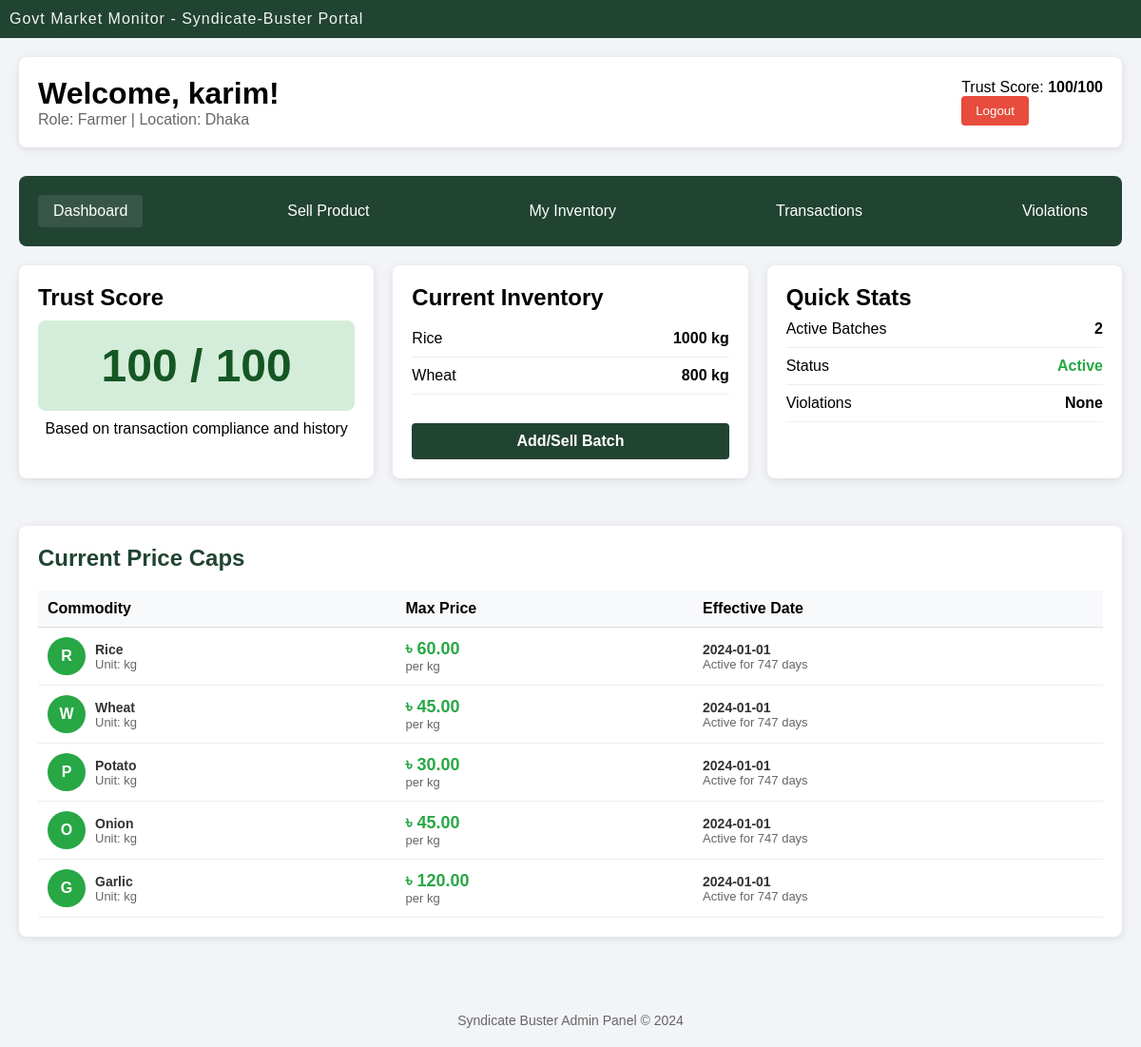
/vendorDashboard.php (signed in), run on an earlier commit of the app's database.
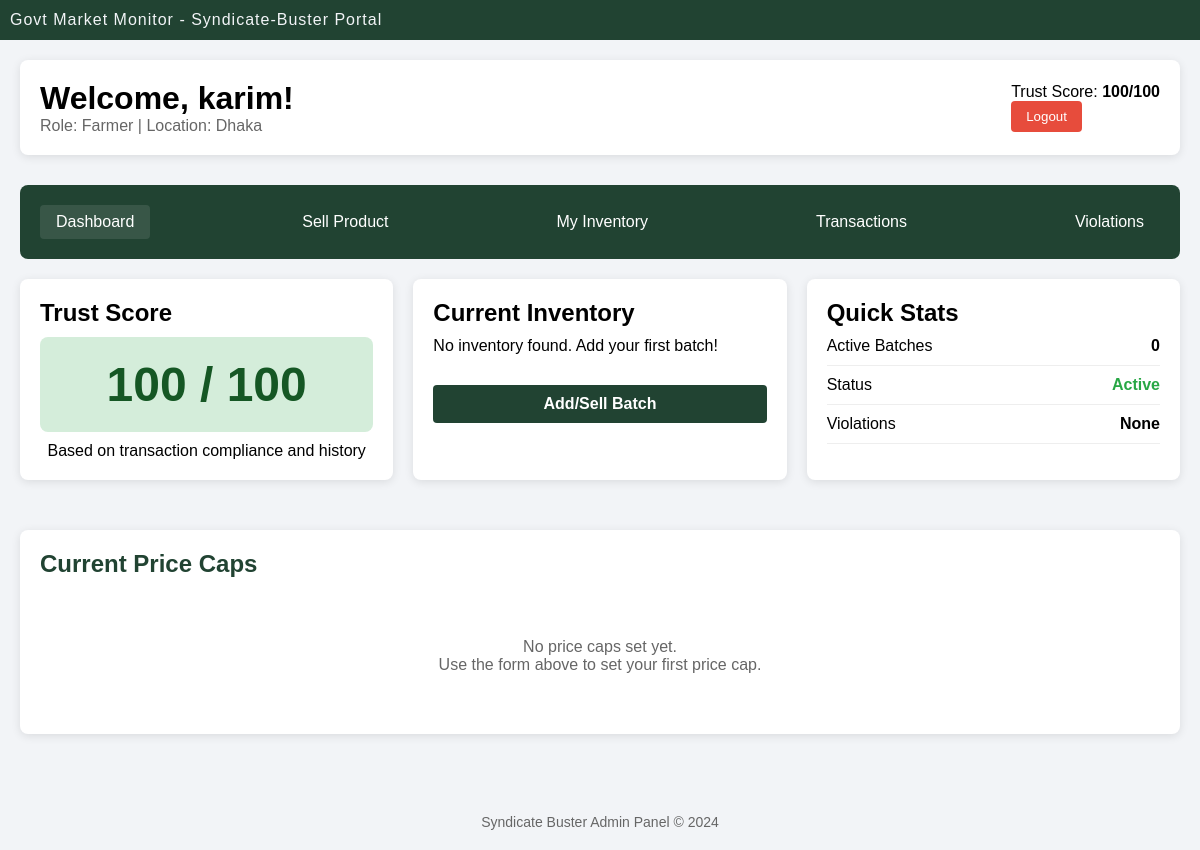
And on a later commit of the database.
### tables this page shows
CREATE TABLE `users` (
  `user_id` int(11) NOT NULL,
  `username` varchar(100) NOT NULL,
  `email` varchar(100) NOT NULL,
  `phone` varchar(11) DEFAULT NULL CHECK (`phone` regexp '^[0-9]{11}$'),
  `password` varchar(50) NOT NULL,
  `role_id` int(11) DEFAULT NULL,
  `status` varchar(20) DEFAULT 'Active' CHECK (`status` in ('Active','inactive','Suspended','Banned')),
  `location` varchar(50) NOT NULL,
  `trust_score` int(11) DEFAULT 100
);

CREATE TABLE `govt_price_cap` (
  `cap_id` int(11) NOT NULL,
  `commodities_id` int(11) NOT NULL,
  `max_price` int(11) NOT NULL,
  `effective_date` date NOT NULL
);

CREATE TABLE `commodities` (
  `commodities_id` int(11) NOT NULL,
  `name` varchar(100) NOT NULL,
  `unit_type` varchar(20) NOT NULL,
  `perishable` tinyint(1) DEFAULT 1
);

CREATE TABLE `role` (
  `role_id` int(11) NOT NULL,
  `role_name` varchar(20) NOT NULL CHECK (`role_name` in ('Farmer','Middleman','Wholesaler','Retailer','Admin','Inspector'))
);

### vendorDashboard.php (the view, shortened to what the changed rows need)
<?php
require_once "config.php";
$user_id = $_SESSION['user_id'];
$username = $_SESSION['username'];
$user_sql = "SELECT u.*, r.role_name FROM users u
             JOIN role r ON u.role_id = r.role_id
             WHERE u.user_id = ?";
$user_stmt = $conn->prepare($user_sql);
$user_stmt->bind_param("i", $user_id);
$user_stmt->execute();
$user = $user_stmt->get_result()->fetch_assoc();
$trust_score = $user['trust_score'];
$inventory_sql = "SELECT c.name, SUM(b.quantity) as total_quantity
                  FROM batches b
                  JOIN commodities c ON b.commodities_id = c.commodities_id
                  WHERE b.owner_id = ?
                  GROUP BY c.commodities_id";
$inventory_stmt = $conn->prepare($inventory_sql);
$inventory_stmt->bind_param("i", $user_id);
$inventory_stmt->execute();
$inventory = $inventory_stmt->get_result();
$price_caps = $conn->query("
                    SELECT c.name,c.unit_type, gpc.max_price, gpc.effective_date
                    FROM govt_price_cap gpc
                    JOIN commodities c ON gpc.commodities_id = c.commodities_id
                    ORDER BY gpc.effective_date DESC
                ");
?>
<!DOCTYPE html>
<html lang="en">
<head>
<link rel="stylesheet" href="style.css?v=<?php echo time(); ?>">
<link rel="stylesheet" href="dashboard.css?v=<?php echo time(); ?>">
</head>
<body>
    <div class="container">
        <div class="dashboard">
            <div class="header">
                <div>
                    <h1>Welcome, <?php echo htmlspecialchars($username); ?>!</h1>
                    <p style="color: #666;">Role: <?php echo $user['role_name']; ?> | Location: <?php echo $user['location']; ?></p>
                </div>
                <div>
                    <p>Trust Score: <strong><?php echo $trust_score; ?>/100</strong></p>
                </div>
            </div>
            <div class="grid">
                <div class="card">
                    <h2>Trust Score</h2>
                    <?php
                    $trust_class = 'trust-green';
                    ?>
                    <div class="trust-score <?php echo $trust_class; ?>">
                        <?php echo $trust_score; ?> / 100
                    </div>
                    <p style="text-align: center; margin-top: 10px;">
                        Based on transaction compliance and history
                    </p>
                </div>
                <div class="card">
                    <h2 style="margin-bottom: 10px;">Current Inventory</h2>
                    <?php if($inventory->num_rows > 0): ?>
                        <?php while($item = $inventory->fetch_assoc()): ?>
                            <div class="inventory-item">
                                <span><?php echo $item['name']; ?></span>
                                <span><strong><?php echo $item['total_quantity']; ?> kg</strong></span>
                            </div>
                        <?php endwhile; ?>
                    <?php else: ?>
                        <p>No inventory found. Add your first batch!</p>
                    <?php endif; ?>
                    <a href="userInventory.php"  class="addSellBatchBtn">Add/Sell Batch</a>
                </div>
                <div class="card">
                    <h2>Quick Stats</h2>
                    <div class="inventory-item">
                        <span><strong><?php echo $inventory->num_rows; ?></strong></span>
                    </div>
                    <div class="inventory-item">
                        <span style="color: <?php echo $user['status'] == 'Active' ? '#28a745' : '#dc3545'; ?>">
                            <strong><?php echo $user['status']; ?></strong>
                        </span>
                    </div>
                </div>
            </div>
             <div class="card">
                <h2 style="color: #214332; margin-bottom: 20px;">Current Price Caps</h2>
                <?php if($price_caps->num_rows > 0): ?>
                    <table class="data-table" style="width: 100%; border-collapse: collapse;">
                        <thead>
                            <tr>
                                <th>Commodity</th>
                                <th>Max Price</th>
                                <th>Effective Date</th>
                            </tr>
                        </thead>
                        <tbody>
                            <?php
                            $price_caps->data_seek(0);
                            while($cap = $price_caps->fetch_assoc()):
                            ?>
                            <tr>
                                <td>
                                    <div class="user-info">
                                        <div class="user-avatar" style="background-color: #28a745;">
                                            <?php echo strtoupper(substr($cap['name'], 0, 1)); ?>
                                        </div>
                                        <div class="user-details">
                                            <div class="tableBoldText"><?php echo htmlspecialchars($cap['name']); ?></div>
                                            <div class="tablesmallText">Unit: <?php echo $cap['unit_type']; ?></div>
                                        </div>
                                    </div>
                                </td>
                                <td>
                                    <div class="tableBoldText" style="color: #28a745; font-size: 18px;">
                                        ৳ <?php echo number_format($cap['max_price'], 2); ?>
                                    </div>
                                    <div class="tablesmallText">per <?php echo $cap['unit_type']; ?></div>
                                </td>
                                <td>
                                    <div class="tableBoldText"><?php echo $cap['effective_date']; ?></div>
                                    <div class="tablesmallText">
                                        <?php
                                        $today = new DateTime();
                                        $effective = new DateTime($cap['effective_date']);
                                        $interval = $today->diff($effective);
                                        if ($effective <= $today) {
                                            echo "Active for " . $interval->days . " days";
                                        } else {
                                            echo "Starts in " . $interval->days . " days";
                                        }
                                        ?>
                                    </div>
                                </td>
                            </tr>
                            <?php endwhile; ?>
                        </tbody>
                    </table>
                <?php else: ?>
                    <div style="text-align: center; padding: 40px; color: #666;">
                        <p>No price caps set yet.</p>
                        <p>Use the form above to set your first price cap.</p>
                    </div>
                <?php endif; ?>
            </div>
        </div>
    </div>
</body>
</html>

What changed in the data, as far as the page shows it:
removed govt_price_cap: commodities.name "R", commodities.name "Rice", commodities.unit_type "kg", max_price "60.00", effective_date "2024-01-01", effective_date "747"
removed govt_price_cap: commodities.name "W", commodities.name "Wheat", commodities.unit_type "kg", max_price "45.00", effective_date "2024-01-01", effective_date "747"
removed govt_price_cap: commodities.name "P", commodities.name "Potato", commodities.unit_type "kg", max_price "30.00", effective_date "2024-01-01", effective_date "747"
removed govt_price_cap: commodities.name "O", commodities.name "Onion", commodities.unit_type "kg", max_price "45.00", effective_date "2024-01-01", effective_date "747"
removed govt_price_cap: commodities.name "G", commodities.name "Garlic", commodities.unit_type "kg", max_price "120.00", effective_date "2024-01-01", effective_date "747"
changed users "Dhaka": user_id "2" → (not shown)
Also different on the page:
$inventory->num_rows: (not shown) → "0"
text no longer shown: "Commodity Max Price Effective Date"
text now shown: "No inventory found. Add your first batch! No price caps set yet. Use the form above to set your first price cap."
list line gone: "Rice 1000 kg"
list line gone: "Wheat 800 kg"
